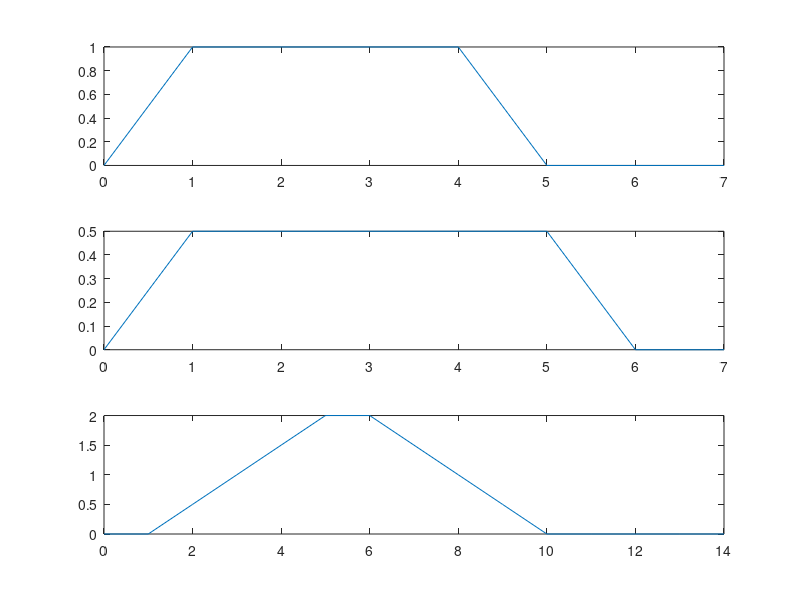

Source code (MATLAB):
close all
clc
clear all
n=0:7;
x=(n>0).*(n<5);
h=0.5*((n>0).*(n<6));
y=conv(x,h)
subplot(311)
plot(n,x)
subplot(312)
plot(n,h)
subplot(313)
l=length(x)+(length(h)-1);
N=0:(l-1)
plot(N,y)
